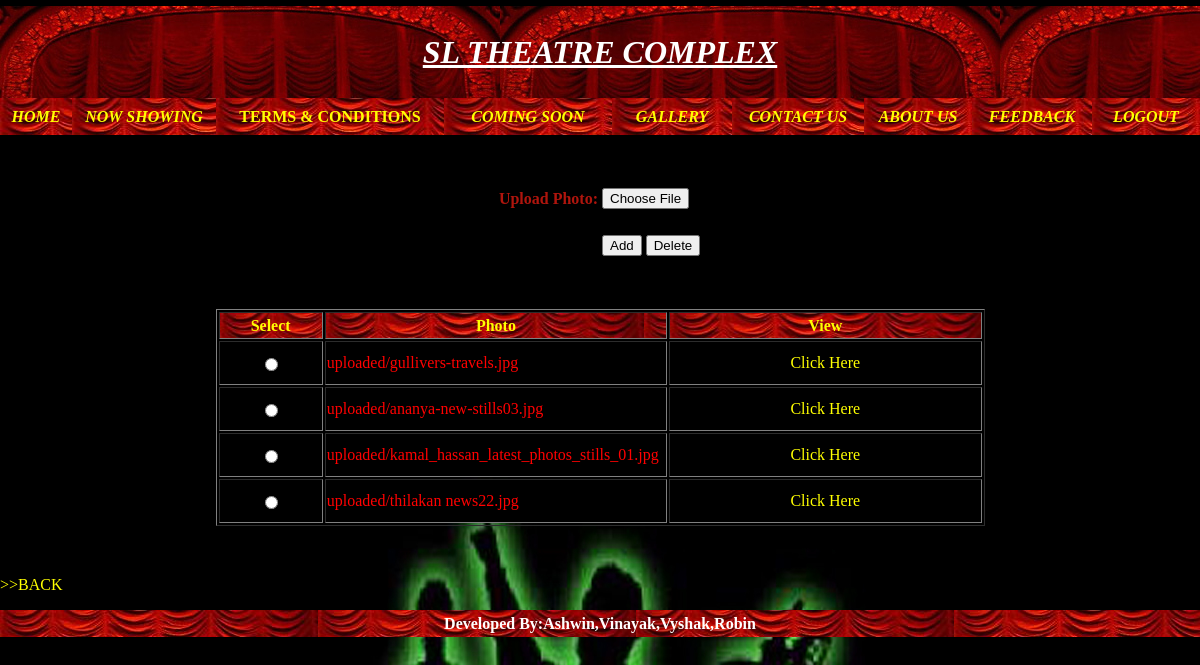
The app's page /Add_gallery.php with its own data.
### tables this page shows
CREATE TABLE IF NOT EXISTS `gallery` (
  `GID` bigint(25) NOT NULL AUTO_INCREMENT,
  `PHOTO` varchar(100) NOT NULL,
  PRIMARY KEY (`GID`)
);

### Add_gallery.php (the view, shortened to what this page needs)
<!DOCTYPE html PUBLIC "-//W3C//DTD XHTML 1.0 Transitional//EN" "http://www.w3.org/TR/xhtml1/DTD/xhtml1-transitional.dtd">
<html xmlns="http://www.w3.org/1999/xhtml">
<head>
</head>
<body>
<form name="frm" method="post" enctype="multipart/form-data" action="Add_galleryprocess.php">
<div id="Layer1">
  <table width="100%" height="92" border="0" cellpadding="0" cellspacing="0">
    <tr>
      <td background="pic/curtains08-02-22.jpg" bgcolor="#E0DFE3"><div align="center" class="style1">
        <div align="center" class="style3 style8"><ins>SL THEATRE COMPLEX </ins></div>
      </div></td>
    </tr>
  </table>
  <table width="100%" height="37" border="0" cellpadding="0" cellspacing="0">
    <tr>
      <td width="6%" height="37" background="pic/CURTAIN.JPG" bgcolor="#E0DFE3"><div align="center" class="style2"><a href="admin_mainpage.php">HOME</a></div></td>
      <td width="12%" background="pic/CURTAIN.JPG" bgcolor="#E0DFE3"><div align="center" class="style6"><a href="nowshowing_admin.php">NOW SHOWING </a></div></td>
      <td width="19%" background="pic/CURTAIN.JPG" bgcolor="#E0DFE3"><div align="center"><a href="terms and conditions_admin.php"><strong>TERMS &amp; CONDITIONS </strong></a></div></td>
      <td width="14%" background="pic/CURTAIN.JPG" bgcolor="#E0DFE3"><div align="center" class="style6"><a href="comingsoon_admin.php">COMING SOON </a></div></td>
      <td width="10%" background="pic/CURTAIN.JPG" bgcolor="#E0DFE3"><div align="center" class="style6"><a href="gallery_admin.php">GALLERY</a><a href="ECoupon.php"></a></div></td>
      <td width="11%" background="pic/CURTAIN.JPG" bgcolor="#E0DFE3"><div align="center" class="style6"><a href="gallery.php"></a><a href="contactus_admin.php">CONTACT US</a></div></td>
      <td width="9%" background="pic/CURTAIN.JPG" bgcolor="#E0DFE3"><div align="center" class="style6"><a href="contactus.php"></a> <a href="aboutus_admin.php">ABOUT US</a></div></td>
      <td width="10%" background="pic/CURTAIN.JPG" bgcolor="#E0DFE3"><div align="center" class="style6"><a href="aboutus.php"></a> <a href="feedback_admin.php" class="style15">FEEDBACK</a></div></td>
      <td width="9%" background="pic/CURTAIN.JPG" bgcolor="#E0DFE3"><div align="center" class="style22"><a href="admin.php">LOGOUT</a></div></td>
    </tr>
  </table>
  <p>&nbsp;</p>
  <table width="100%" border="0">
    <tr>
      <td width="50%"><div align="right" class="style14 style27">Upload Photo:</div></td>
      <td width="50%"><input type="file" name="file2" /></td>
    </tr>
    <tr>
      <td>&nbsp;</td>
      <td>&nbsp;</td>
    </tr>
    <tr>
      <td>&nbsp;</td>
      <td><input type="button" name="Submit3" value="Add" onclick="f1();" />
          <input type="button" name="Submit2" value="Delete" onclick="del()" /></td>
    </tr>
  </table>
  <p>&nbsp;</p>
  <?php
   $con=mysql_connect("localhost","root","");
    $qry="select * from gallery";
    $res=mysql_query($qry,$con);
	?>
  <table width="769" height="71" border="1" align="center">
    <tr bgcolor="#0033FF">
      <td width="107" height="23" background="pic/CURTAIN.JPG" bgcolor="#0033FF"><div align="center" class="style28">Select</div></td>
      <td width="339" background="pic/CURTAIN.JPG" bgcolor="#FFFFFF"><div align="center" class="style28">Photo</div></td>
      <td width="339" background="pic/CURTAIN.JPG" bgcolor="#0033FF"><div align="center" class="style28">View</div></td>
    </tr>
    <?php
	  while($row=mysql_fetch_array($res))
	  {
	  ?>
    <tr>
      <td height="40" bgcolor="#000000"><div align="center" class="style29">
          <input name="nid" type="radio" value="<?php echo $row['GID'];?>" />
      </div></td>
      <td bgcolor="#000000"><span class="style29"><?php echo $row['PHOTO'];?></span></td>
      <td bgcolor="#000000"><div align="center" class="style29"><a class="lightbox" href="<?php echo $row['PHOTO'];?>">Click Here</a></div></td>
    </tr>
    <?php }
	?>
  </table>
  <p>&nbsp;</p>
  <p><a href="admin_mainpage.php">&gt;&gt;BACK</a></p>
  <table width="100%" height="27" border="0" cellpadding="0" cellspacing="0" background="pic/CURTAIN.JPG">
    <tr>
      <td><div align="center"><span class="style7">Developed By:Ashwin,Vinayak,Vyshak,Robin </span></div></td>
    </tr>
  </table>
</div>
</form>
</body>
</html>

### Add_gallery.php (style rules this page uses)
.style1 { font-size: xx-large; font-weight: bold; font-style: italic; color: #9966FF; }
.style3 { color: #FFFFFF; font-family: Georgia, "Times New Roman", Times, serif; }
.style6 { color: #FFFF00; font-weight: bold; font-style: italic; }
a:link { color: #FFFF00; text-decoration: none; }
body { background-image: url(pic/nowshowings.JPG); }
.style7 { color: #FFFFFF; font-weight: bold; }
.style8 { color: #FFFFFF }
.style2 { color: #FFFF66; font-style: italic; font-weight: bold; }
.style14 { color: #003399; font-weight: bold; }
.style28 { color: #FFFF00; font-weight: bold; }
.style29 { color: #FF0000 }
.style15 { font-family: "Times New Roman", Times, serif; font-style: italic; font-weight: bold; }
.style22 { color: #FFFF00; font-weight: bold; font-style: italic; font-family: "Times New Roman", Times, serif; }

### records on screen
gallery: PHOTO "uploaded/gullivers-travels.jpg"
gallery: PHOTO "uploaded/ananya-new-stills03.jpg"
gallery: PHOTO "uploaded/kamal_hassan_latest_photos_stills_01.jpg"
gallery: PHOTO "uploaded/thilakan news22.jpg"
